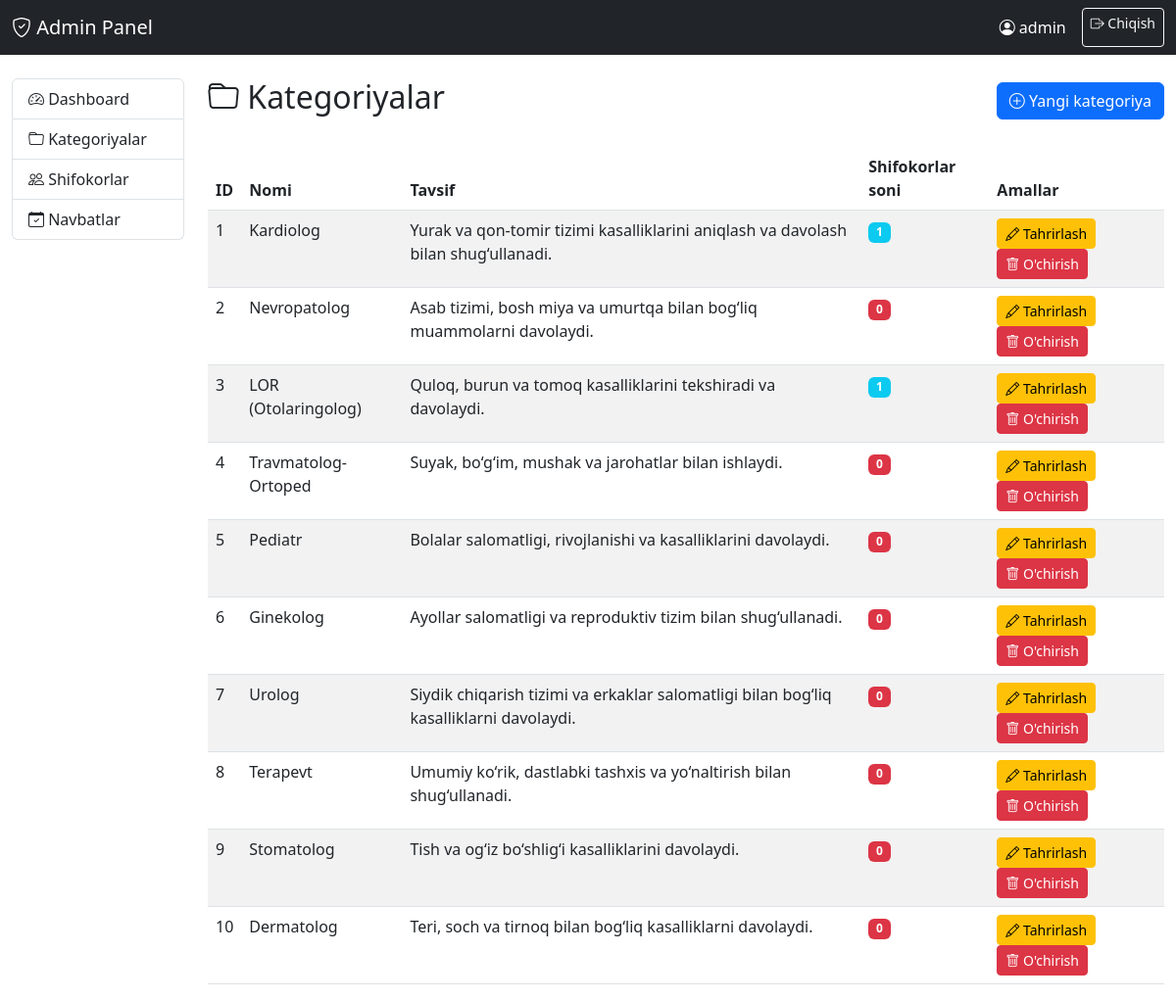
The page /admin-panel/categories/ (signed in) on the database its author committed.
### booking/models.py (models this page shows, shortened)
class Category(models.Model):
    name = models.CharField(max_length=200, verbose_name="Kategoriya nomi")
    description = models.TextField(blank=True, verbose_name="Tavsif")
    created_at = models.DateTimeField(auto_now_add=True)
    updated_at = models.DateTimeField(auto_now=True)
    class Meta:
        verbose_name = "Kategoriya"
        verbose_name_plural = "Kategoriyalar"
        ordering = ["name"]

### admin_panel/views.py (the view)
# urls.py: path('categories/', views.admin_categories, name='categories'),
@admin_required
def admin_categories(request):
    categories = Category.objects.annotate(
        doctor_count=Count('doctors')
    ).all()
    if request.method == 'POST':
        if 'delete' in request.POST:
            category_id = request.POST.get('category_id')
            category = get_object_or_404(Category, id=category_id)
            category.delete()
            return redirect('admin_panel:categories')
    return render(request, 'admin_panel/categories.html', {
        'categories': categories
    })

### admin_panel/templates/admin_panel/categories.html (shortened to what this page needs)
{% extends 'admin_panel/base.html' %}
{% block content %}
<div class="d-flex justify-content-between align-items-center mb-4">
    <h2><i class="bi bi-folder"></i> Kategoriyalar</h2>
    <a href="{% url 'admin_panel:category_add' %}" class="btn btn-primary">
        <i class="bi bi-plus-circle"></i> Yangi kategoriya
    </a>
</div>
{% if categories %}
    <div class="table-responsive">
        <table class="table table-striped">
            <thead>
                <tr>
                    <th>ID</th>
                    <th>Nomi</th>
                    <th>Tavsif</th>
                    <th>Shifokorlar soni</th>
                    <th>Amallar</th>
                </tr>
            </thead>
            <tbody>
                {% for category in categories %}
                    <tr>
                        <td>{{ category.id }}</td>
                        <td>{{ category.name }}</td>
                        <td>{{ category.description|truncatewords:10|default:"-" }}</td>
                        <td><span class="badge {% if category.doctor_count == 0 %}bg-danger{% else %}bg-info{% endif %}">{{ category.doctor_count }}</span></td>
                        <td>
                            <a href="{% url 'admin_panel:category_edit' category.id %}" class="btn btn-sm btn-warning">
                                <i class="bi bi-pencil"></i> Tahrirlash
                            </a>
                            <form method="post" style="display: inline;" onsubmit="return confirm('Kategoriyani o\'chirishni tasdiqlaysizmi?');">
                                <button type="submit" name="delete" class="btn btn-sm btn-danger">
                                    <i class="bi bi-trash"></i> O'chirish
                                </button>
                            </form>
                        </td>
                    </tr>
                {% endfor %}
            </tbody>
        </table>
    </div>
{% else %}
    <div class="alert alert-info">
        <i class="bi bi-info-circle"></i> Hozircha kategoriyalar mavjud emas.
        <a href="{% url 'admin_panel:category_add' %}">Birinchi kategoriyani qo'shing</a>
    </div>
{% endif %}
{% endblock %}

### admin_panel/templates/admin_panel/base.html (shortened to what this page needs)
<!DOCTYPE html>
<html lang="uz">
<head>
    <link href="https://cdn.jsdelivr.net/npm/bootstrap@5.3.0/dist/css/bootstrap.min.css" rel="stylesheet">
    <link rel="stylesheet" href="https://cdn.jsdelivr.net/npm/bootstrap-icons@1.11.0/font/bootstrap-icons.css">
</head>
<body>
    <nav class="navbar navbar-expand-lg navbar-dark bg-dark">
        <div class="container-fluid">
            <a class="navbar-brand" href="{% url 'admin_panel:dashboard' %}">
                <i class="bi bi-shield-check"></i> Admin Panel
            </a>
            <div class="navbar-nav ms-auto">
                <span class="navbar-text text-white me-3">
                    <i class="bi bi-person-circle"></i> {{ user.username }}
                </span>
                <a class="btn btn-outline-light btn-sm" href="{% url 'admin_panel:logout' %}">
                    <i class="bi bi-box-arrow-right"></i> Chiqish
                </a>
            </div>
        </div>
    </nav>
    <div class="container-fluid mt-4">
        <div class="row">
            <div class="col-md-2">
                <div class="list-group">
                    <a href="{% url 'admin_panel:dashboard' %}" class="list-group-item list-group-item-action">
                        <i class="bi bi-speedometer2"></i> Dashboard
                    </a>
                    <a href="{% url 'admin_panel:categories' %}" class="list-group-item list-group-item-action">
                        <i class="bi bi-folder"></i> Kategoriyalar
                    </a>
                    <a href="{% url 'admin_panel:doctors' %}" class="list-group-item list-group-item-action">
                        <i class="bi bi-people"></i> Shifokorlar
                    </a>
                    <a href="{% url 'admin_panel:appointments' %}" class="list-group-item list-group-item-action">
                        <i class="bi bi-calendar-check"></i> Navbatlar
                    </a>
                </div>
            </div>
            <div class="col-md-10">
                {% block content %}{% endblock %}
            </div>
        </div>
    </div>
</body>
</html>

### rows shown on the page
Category: id "1", name "Kardiolog", description "Yurak va qon-tomir tizimi kasalliklarini aniqlash va davolash bilan shug‘ullanadi.", doctor_count "1"
Category: id "2", name "Nevropatolog", description "Asab tizimi, bosh miya va umurtqa bilan bog‘liq muammolarni davolaydi.", doctor_count "0"
Category: id "3", name "LOR (Otolaringolog)", description "Quloq, burun va tomoq kasalliklarini tekshiradi va davolaydi.", doctor_count "1"
Category: id "4", name "Travmatolog-Ortoped", description "Suyak, bo‘g‘im, mushak va jarohatlar bilan ishlaydi.", doctor_count "0"
Category: id "5", name "Pediatr", description "Bolalar salomatligi, rivojlanishi va kasalliklarini davolaydi.", doctor_count "0"
Category: id "6", name "Ginekolog", description "Ayollar salomatligi va reproduktiv tizim bilan shug‘ullanadi.", doctor_count "0"
Category: id "7", name "Urolog", description "Siydik chiqarish tizimi va erkaklar salomatligi bilan bog‘liq kasalliklarni davolaydi.", doctor_count "0"
Category: id "8", name "Terapevt", description "Umumiy ko‘rik, dastlabki tashxis va yo‘naltirish bilan shug‘ullanadi.", doctor_count "0"
Category: id "9", name "Stomatolog", description "Tish va og‘iz bo‘shlig‘i kasalliklarini davolaydi.", doctor_count "0"
Category: id "10", name "Dermatolog", description "Teri, soch va tirnoq bilan bog‘liq kasalliklarni davolaydi.", doctor_count "0"

### other values the page prints
{{ user.username }} "admin"
